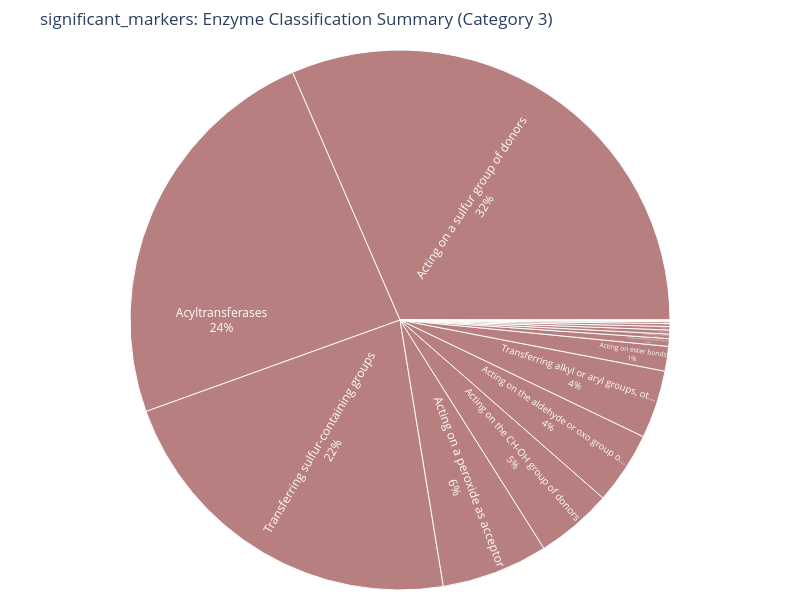

Source (notebook cell):
### Code cell
fig,  sunburst_data  = create_sunburst_chart(significant_markers, "significant_markers", top_n=200, category=3)
# Save as static image
output_path= data_visual/"31_sunburn.png"
fig.write_image(output_path, scale=3)

# Show in notebook/browser
fig.show()

### Figure 1 — Plotly figure (JSON) as saved in the notebook; plotly's stock layout.template omitted (floating-point values rounded to 4 significant figures)
{"data": [{"customdata": [["<b>Enzyme</b>: Acyltransferases.<br><b>Entries</b>: 38<br><b>Total Value</b>: 8.06<br><b>Genera</b>: 11 unique<br><b>Proteins</b>: 1 unique"], ["<b>Enzyme</b>: Acting on a sulfur group of donors.<br><b>Entries</b>: 27<br><b>Total Value</b>: 10.59<br><b>Genera</b>: 6 unique<br><b>Proteins</b>: 3 unique"], ["<b>Enzyme</b>: Acting on the CH-NH group of donors.<br><b>Entries</b>: 1<br><b>Total Value</b>: 0.15<br><b>Genera</b>: 1 unique<br><b>Proteins</b>: 1 unique"], ["<b>Enzyme</b>: Transferring sulfur-containing groups.<br><b>Entries</b>: 42<br><b>Total Value</b>: 7.42<br><b>Genera</b>: 14 unique<br><b>Proteins</b>: 1 unique"], ["<b>Enzyme</b>: Transferring phosphorus-containing groups.<br><b>Entries</b>: 2<br><b>Total Value</b>: 0.09<br><b>Genera</b>: 1 unique<br><b>Proteins</b>: 2 unique"], ["<b>Enzyme</b>: Carbon-oxygen lyases.<br><b>Entries</b>: 1<br><b>Total Value</b>: 0.06<br><b>Genera</b>: 1 unique<br><b>Proteins</b>: 1 unique"], ["<b>Enzyme</b>: Acting on the aldehyde or oxo group of donors.<br><b>Entries</b>: 6<br><b>Total Value</b>: 1.46<br><b>Genera</b>: 1 unique<br><b>Proteins</b>: 1 unique"], ["<b>Enzyme</b>: Acting on the CH-OH group of donors.<br><b>Entries</b>: 13<br><b>Total Value</b>: 1.54<br><b>Genera</b>: 9 unique<br><b>Proteins</b>: 2 unique"], ["<b>Enzyme</b>: Transferring alkyl or aryl groups, other than methyl groups.<br><b>Entries</b>: 9<br><b>Total Value</b>: 1.37<br><b>Genera</b>: 8 unique<br><b>Proteins</b>: 1 unique"], ["<b>Enzyme</b>: Acting on a peroxide as acceptor.<br><b>Entries</b>: 12<br><b>Total Value</b>: 2.15<br><b>Genera</b>: 9 unique<br><b>Proteins</b>: 1 unique"], ["<b>Enzyme</b>: Acting on ester bonds.<br><b>Entries</b>: 5<br><b>Total Value</b>: 0.50<br><b>Genera</b>: 2 unique<br><b>Proteins</b>: 4 unique"], ["<b>Enzyme</b>: Racemases and epimerases.<br><b>Entries</b>: 1<br><b>Total Value</b>: 0.08<br><b>Genera</b>: 1 unique<br><b>Proteins</b>: 1 unique"], ["<b>Enzyme</b>: Intramolecular lyases.<br><b>Entries</b>: 1<br><b>Total Value</b>: 0.07<br><b>Genera</b>: 1 unique<br><b>Proteins</b>: 1 unique"], ["<b>Enzyme</b>: Glycosyltransferases.<br><b>Entries</b>: 1<br><b>Total Value</b>: 0.04<br><b>Genera</b>: 1 unique<br><b>Proteins</b>: 1 unique"], ["<b>Enzyme</b>: Acting on acid anhydrides.<br><b>Entries</b>: 1<br><b>Total Value</b>: 0.01<br><b>Genera</b>: 1 unique<br><b>Proteins</b>: 1 unique"], ["<b>Enzyme</b>: Other Enzymes<br><b>Entries</b>: 0<br><b>Total Value</b>: 0.00<br><b>Genera</b>: 0 unique<br><b>Proteins</b>: 0 unique"], ["<b>Enzyme</b>: Forming carbon-nitrogen bonds.<br><b>Entries</b>: 1<br><b>Total Value</b>: 0.02<br><b>Genera</b>: 1 unique<br><b>Proteins</b>: 1 unique"]], "domain": {"x": [0, 1], "y": [0, 1]}, "hovertemplate": "%{customdata[0]}", "ids": ["Acyltransferases.", "Acting on a sulfur group of donors.", "Acting on the CH-NH group of donors.", "Transferring sulfur-containing groups.", "Transferring phosphorus-containing groups.", "Carbon-oxygen lyases.", "Acting on the aldehyde or oxo group of donors.", "Acting on the CH-OH group of donors.", "Transferring alkyl or aryl groups, other than methyl groups.", "Acting on a peroxide as acceptor.", "Acting on ester bonds.", "Racemases and epimerases.", "Intramolecular lyases.", "Glycosyltransferases.", "Acting on acid anhydrides.", "Other Enzymes", "Forming carbon-nitrogen bonds."], "insidetextorientation": "radial", "labels": ["Acyltransferases", "Acting on a sulfur group of donors", "Acting on the CH-NH group of donors", "Transferring sulfur-containing groups", "Transferring phosphorus-containing gr...", "Carbon-oxygen lyases", "Acting on the aldehyde or oxo group o...", "Acting on the CH-OH group of donors", "Transferring alkyl or aryl groups, ot...", "Acting on a peroxide as acceptor", "Acting on ester bonds", "Racemases and epimerases", "Intramolecular lyases", "Glycosyltransferases", "Acting on acid anhydrides", "Other Enzymes", "Forming carbon-nitrogen bonds"], "marker": {"colors": ["#892E2EDE", "#892E2EDE", "#892E2EDE", "#892E2EDE", "#892E2EDE", "#892E2EDE", "#892E2EDE", "#892E2EDE", "#892E2EDE", "#892E2EDE", "#892E2EDE", "#892E2EDE", "#892E2EDE", "#892E2EDE", "#892E2EDE", "#D9ECD9", "#892E2EDE"]}, "name": "", "parents": [null, null, null, null, null, null, null, null, null, null, null, null, null, null, null, null, null], "textinfo": "label+percent entry", "type": "sunburst", "values": [8.062, 10.59, 0.1545, 7.417, 0.09049, 0.05826, 1.459, 1.544, 1.37, 2.145, 0.4966, 0.08201, 0.06858, 0.03758, 0.01226, 0.0, 0.02152]}], "layout": {"height": 600, "legend": {"tracegroupgap": 0}, "margin": {"b": 10, "l": 10, "r": 10, "t": 50}, "title": {"text": "significant_markers: Enzyme Classification Summary (Category 3)"}, "width": 800}}
